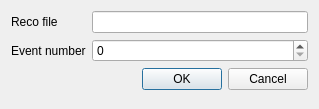
<?xml version="1.0" encoding="UTF-8"?>
<ui version="4.0">
 <class>SelectEventDialog</class>
 <widget class="QDialog" name="SelectEventDialog">
  <property name="geometry">
   <rect>
    <x>0</x>
    <y>0</y>
    <width>319</width>
    <height>109</height>
   </rect>
  </property>
  <property name="windowTitle">
   <string>Dialog</string>
  </property>
  <layout class="QFormLayout" name="formLayout">
   <item row="0" column="0">
    <widget class="QLabel" name="reco_file_label">
     <property name="text">
      <string>Reco file</string>
     </property>
    </widget>
   </item>
   <item row="0" column="1">
    <widget class="QLineEdit" name="reco_file_path_line_edit">
     <property name="readOnly">
      <bool>true</bool>
     </property>
    </widget>
   </item>
   <item row="1" column="0">
    <widget class="QLabel" name="reco_event_num_label">
     <property name="text">
      <string>Event number</string>
     </property>
    </widget>
   </item>
   <item row="1" column="1">
    <widget class="QSpinBox" name="reco_event_num_spinbox"/>
   </item>
   <item row="2" column="0" colspan="2">
    <widget class="QDialogButtonBox" name="buttonBox">
     <property name="orientation">
      <enum>Qt::Horizontal</enum>
     </property>
     <property name="standardButtons">
      <set>QDialogButtonBox::Cancel|QDialogButtonBox::Ok</set>
     </property>
    </widget>
   </item>
  </layout>
 </widget>
 <resources/>
 <connections>
  <connection>
   <sender>buttonBox</sender>
   <signal>accepted()</signal>
   <receiver>SelectEventDialog</receiver>
   <slot>accept()</slot>
   <hints>
    <hint type="sourcelabel">
     <x>248</x>
     <y>254</y>
    </hint>
    <hint type="destinationlabel">
     <x>157</x>
     <y>274</y>
    </hint>
   </hints>
  </connection>
  <connection>
   <sender>buttonBox</sender>
   <signal>rejected()</signal>
   <receiver>SelectEventDialog</receiver>
   <slot>reject()</slot>
   <hints>
    <hint type="sourcelabel">
     <x>316</x>
     <y>260</y>
    </hint>
    <hint type="destinationlabel">
     <x>286</x>
     <y>274</y>
    </hint>
   </hints>
  </connection>
 </connections>
</ui>
